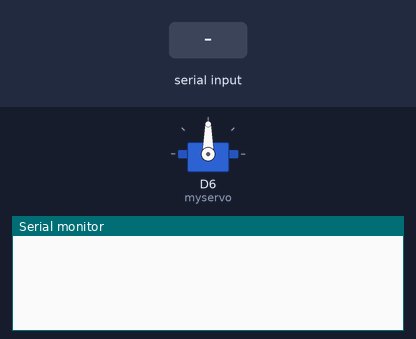
This sketch was run on a simulated ESP8266 (NodeMCU). Parts: servo, the last lines printed to the serial monitor. Inputs (shaded band) come from the test bench.

Above: at 1.2 s.
1.3 s: "S\n" received over Serial
At 2.5 s:
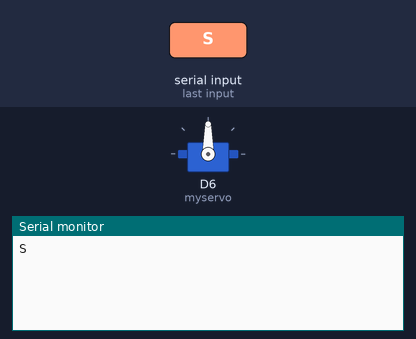
2.8 s: "M\n" received over Serial
At 3.7 s:
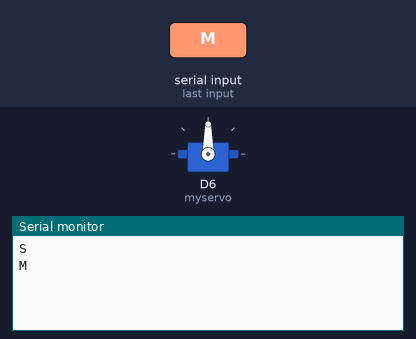
4.3 s: "1\n" received over Serial
At 4.8 s:
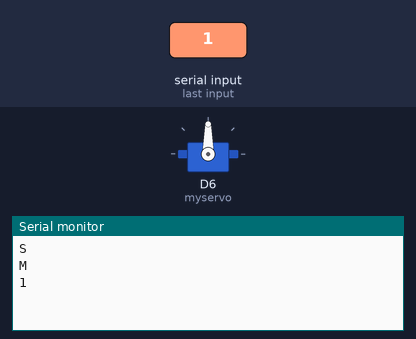

Measured:
- after the input at 1.3 s, the serial monitor: prints a new line at once (image 1)
- after the input at 2.8 s, the serial monitor: prints a new line at once (image 2)
- after the input at 4.3 s, the serial monitor: prints a new line at once (image 3)

The sketch:

sketch_nov17a.ino
```cpp
#include <Servo.h>
Servo myservo;


void setup() {
  Serial.begin(9600);
  myservo.attach(D6);
}

void loop() {
  String data = Serial.readStringUntil('\n');
  Serial.println(data);
  if(data == "S"){
    myservo.write(90);
    delay(50);
  }
  else if(data == "M"){
    myservo.write(90);
    delay(50);
  }
}
```
